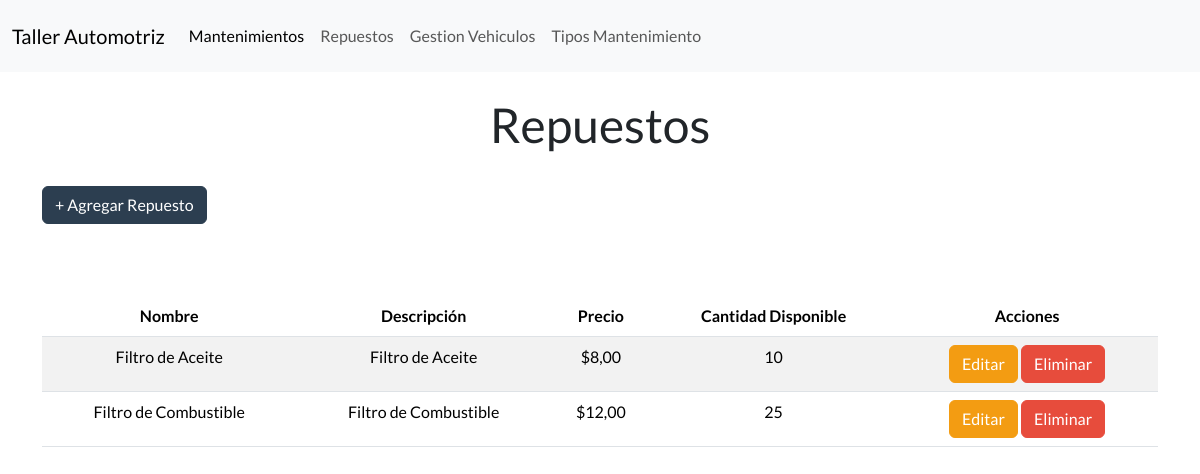
The app's page /repuestos/, older data.
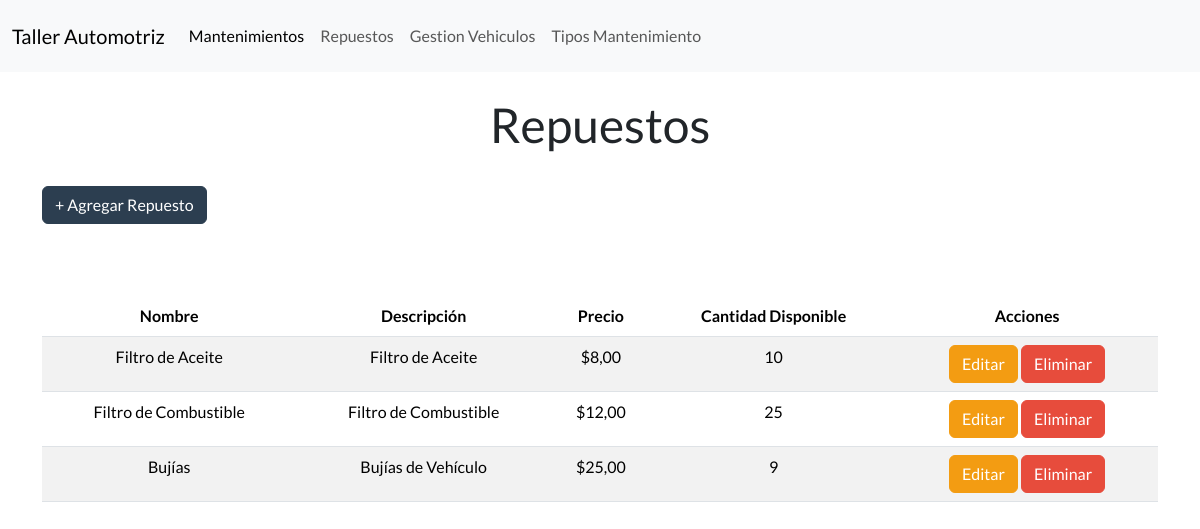
The same page, newer data.
### Aplicaciones/Taller/models.py (models this page shows, shortened)
class Repuesto(models.Model): # * Modelo para representar un repuesto
    id_repuesto = models.AutoField(primary_key=True) # ~ Campo de clave primaria autoincremental
    nombre_repuesto = models.CharField(max_length=100)
    descripcion = models.TextField()
    precio = models.DecimalField(max_digits=10, decimal_places=2)
    cantidad_disponible = models.PositiveIntegerField() # ~ tipo de dato para cantidades enteras positivas

### Aplicaciones/Taller/views.py (the view)
# urls.py: path('repuestos/', views.repuestos, name="repuestos"),  # * Mapas de la URL 'repuestos/' a la vista repuestos
def repuestos(request):
    repuestosdbb = Repuesto.objects.all()  # * Recibe todos los repuestos de la base de datos
    """
     * Render the list of repuestos.
    """
    return render(request, 'repuestos.html', {'repuestos': repuestosdbb})  # * Pasa los repuestos a la plantilla 'repuestos.html'

### Aplicaciones/Taller/templates/repuestos.html (shortened to what this page needs)
{% extends 'plantilla.html' %} {% load static %}
{% block content %}
    <div class="container">
        <h1 class="text-center mt-4">Repuestos</h1>
        <button type="button" class="btn btn-primary mt-4 mb-4" data-bs-toggle="modal" data-bs-target="#exampleModal">
            + Agregar Repuesto
        </button>
        <br>
        {% if repuestos %}
        <div class="table-responsive" mt-4>
            {% if repuestos %}
            <table class="table table-striped table-hover text-center mt-5" id="tabla-repuestos">
                <thead>
                    <tr>
                        <th>Nombre</th>
                        <th>Descripción</th>
                        <th>Precio</th>
                        <th>Cantidad Disponible</th>
                        <th>Acciones</th>
                    </tr>
                </thead>
                <tbody>
                    {% for repuesto in repuestos %}
                    <tr>
                        <td>{{ repuesto.nombre_repuesto }}</td>
                        <td>{{ repuesto.descripcion }}</td>
                        <td>${{ repuesto.precio }}</td>
                        <td>{{ repuesto.cantidad_disponible }}</td>
                        <td>
                            <a href="{% url 'editar_repuesto' repuesto.id_repuesto %}" class="btn btn-warning">Editar</a>
                            <a href="Javascript:void(0)" class="btn btn-danger" onclick="eliminarFila('{% url 'eliminar_repuesto' repuesto.id_repuesto %}', 'Repuestos')">Eliminar</a>
                        </td>
                    </tr>
                    {% endfor %}
                </tbody>
            </table>
            {% else %}
            <div class="alert alert-info text-center mt-4" role="alert">
                No hay repuestos disponibles en este momento.
            </div>
            {% endif %}
    {% else %}
        <div class="alert alert-warning text-center mt-4" role="alert">
            No se encontraron repuestos.
        </div>
    {% endif %}
{% endblock content %}

Row changes from the older to the newer data that the page shows:
added Repuesto: nombre_repuesto "Bujías", descripcion "Bujías de Vehículo", precio "25,00", cantidad_disponible "9"
